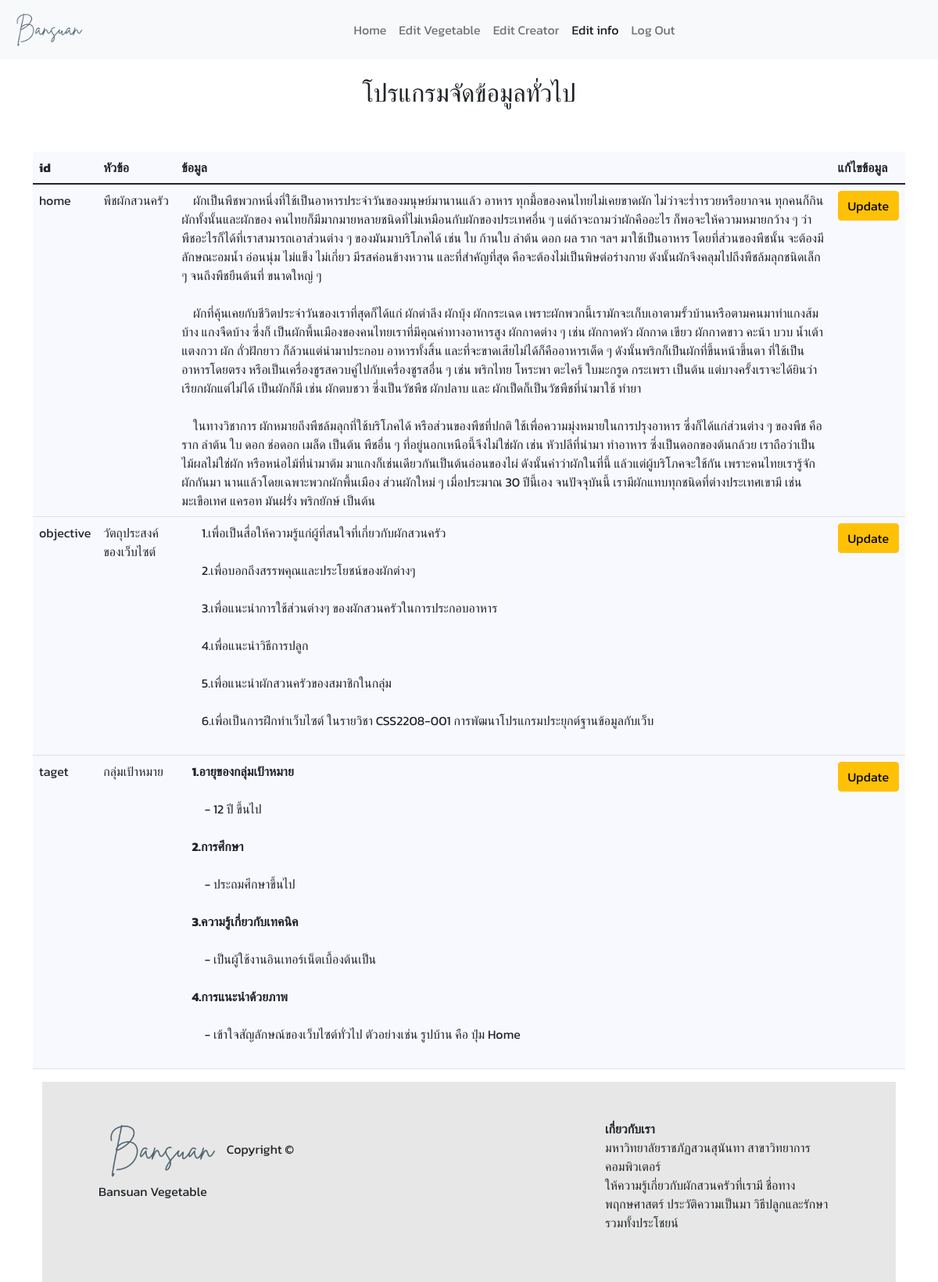
Screenshot of /editInfo.php (signed in) with the database file from the repository.
### tables this page shows
CREATE TABLE `info_table` (
  `title` varchar(50) NOT NULL,
  `head` varchar(50) NOT NULL,
  `info` text NOT NULL
);

### editInfo.php (the view, shortened to what this page needs)
<?php
include 'connection.php';
?>
<!DOCTYPE html>
<html lang="en">
<head>
    <link href="https://cdn.jsdelivr.net/npm/bootstrap@5.1.1/dist/css/bootstrap.min.css" rel="stylesheet" />
</head>
<body>
    <div>
        <nav class="navbar sticky-top navbar-expand-lg navbar-light bg-light">
            <div class="container-fluid">
                <a class="navbar-brand" href="index.html">
                    <img src="images/logo2.png" height="50" alt="logo" />
                </a>
                <div class="collapse navbar-collapse" id="navbarSupportedContent">
                    <ul class="navbar-nav m-auto mb-2 mb-lg-0">
                        <li class="nav-item">
                            <a class="nav-link " aria-current="page" href="index.php">Home</a>
                        </li>
                        <li class="nav-item">
                            <a class="nav-link " href="editVegetable.php">Edit Vegetable</a>
                        </li>
                        <li class="nav-item">
                            <a class="nav-link " href="editCreator.php">Edit Creator</a>
                        </li>
                        <li class="nav-item">
                            <a class="nav-link active" href="editInfo.php">Edit info</a>
                        </li>
                        <li class="nav-item">
                            <a class="nav-link" href="logout.php">Log Out</a>
                        </li>
                    </ul>
                </div>
            </div>
        </nav>
        <br>
        <h2 align="center">โปรแกรมจัดข้อมูลทั่วไป</h2>
        <br>
        <br>
        <div class="container">
            <div class="row justify-content-center">
                <div class="d-flex justify-content-center">
                    <table class="table" style="background-color: #F8F8FF;">
                        <thead>
                            <tr>
                                <th scope="col">id</th>
                                <th scope="col">หัวข้อ</th>
                                <th scope="col">ข้อมูล</th>
                                <th scope="col">แก้ไขข้อมูล</th>
                            </tr>
                        </thead>
                        <tbody>
                            <?php
                            $sql = $conn->prepare("SELECT *  FROM info_table");
                            $sql->execute();
                            $publisher = $sql->fetchAll(PDO::FETCH_ASSOC);
                            foreach ($publisher as $sql) {
                            ?>
                                <tr>
                                    <td><?php echo $sql["title"] ?></td>
                                    <td><?php echo $sql["head"] ?></td>
                                    <td><?php echo $sql["info"] ?></td>
                                    <td><a href="updateInfo.php?id=<?php echo $sql["title"]; ?>"><button type="button" class="btn btn-warning">Update</button></a></td>
                                </tr>
                            <?php } ?>
                        </tbody>
                    </table>
                </div>
                <div class="row justify-content-md-center">
                    <div class="d-flex justify-content-center">
                        <br>
                        <footer class="text p-5" style="background-color: #e7e7e7">
                            <div class="container">
                                <div class="row">
                                    <div class="col">
                                        <img src="images/logo2.png" height="80" alt="">
                                        Copyright &copy; Bansuan Vegetable
                                    </div>
                                    <div class="col">
                                    </div>
                                    <div class="col">
                                        <p><strong>เกี่ยวกับเรา</strong> <br>
                                            มหาวิทยาลัยราชภัฏสวนสุนันทา สาขาวิทยาการคอมพิวเตอร์ <br>
                                            ให้ความรู้เกี่ยวกับผักสวนครัวที่เรามี ชื่อทางพฤกษศาสตร์ ประวัติความเป็นมา
                                            วิธีปลูกและรักษา รวมทั้งประโชยน์</p>
                                    </div>
                                </div>
                            </div>
                        </footer>
                    </div>
</body>
</html>

### editInfo.php (style rules this page uses)
body { font-family: "Kanit", sans-serif; }
div { font-family: "Kanit", sans-serif; }

### rows the page displays
info_table: title "home", head "พืชผักสวนครัว", info "ผักเป็นพืชพวกหนึ่งที่ใช้เป็นอาหารประจำวันของมนุษย์มานานแล้ว อาหาร ทุกมื้อของคนไทยไม่เคยขาดผัก ไม่ว่าจะร่ำารวยหรือยากจน ทุกคนก็กินผักทั้งนั้นและผักของ คนไทยก็มีมากมายหลายชนิดที่ไม่เหมือนกับผักของประเทศอื่น ๆ แต่ถ้าจะถามว่าผักคืออะไร ก็พอจะให้ความหมายกว้าง ๆ ว่า พืชอะไรก็ได้ที่เราสามารถเอาส่วนต่าง ๆ ของมันมาบริโภคได้ เช่น ใบ ก้านใบ ลำต้น ดอก ผล ราก ฯลฯ มาใช้เป็นอาหาร โดยที่ส่วนของพืชนั้น จะต้องมีลักษณะอมน้ำ อ่อนนุ่ม ไม่แข็ง ไม่เกี่ยว มีรสค่อนข้างหวาน และที่สำคัญที่สุด คือจะต้องไม่เป็นพิษต่อร่างกาย ดังนั้นผักจึงคลุมไปถึงพืชล้มลุกชนิดเล็ก ๆ จนถึงพืชยืนต้นที่ ขนาดใหญ่ ๆ ผักที่คุ้นเคยกับชีวิตประจำวันของเราที่สุดก็ได้แก่ ผักตำลึง ผักบุ้ง ผักกระเฉด…"
info_table: title "objective", head "วัตถุประสงค์ของเว็บไซต์", info "1.เพื่อเป็นสื่อให้ความรู้แก่ผู้ที่สนใจที่เกี่ยวกับผักสวนครัว 2.เพื่อบอกถึงสรรพคุณและประโยชน์ของผักต่างๆ 3.เพื่อแนะนําการใช้ส่วนต่างๆ ของผักสวนครัวในการประกอบอาหาร 4.เพื่อแนะนําวิธีการปลูก 5.เพื่อแนะนําผักสวนครัวของสมาชิกในกลุ่ม 6.เพื่อเป็นการฝึกทําเว็บไซต์ ในรายวิชา CSS2208-001 การพัฒนาโปรแกรมประยุกต์ฐานข้อมูลกับเว็บ"
info_table: title "taget", head "กลุ่มเป้าหมาย", info "1.อายุของกลุ่มเป้าหมาย - 12 ปี ขึ้นไป 2.การศึกษา - ประถมศึกษาขึ้นไป 3.ความรู้เกี่ยวกับเทคนิค - เป็นผู้ใช้งานอินเทอร์เน็ตเบื้องต้นเป็น 4.การแนะนำด้วยภาพ - เข้าใจสัญลักษณ์ของเว็บไซต์ทั่วไป ตัวอย่างเช่น รูปบ้าน คือ ปุ่ม Home"
